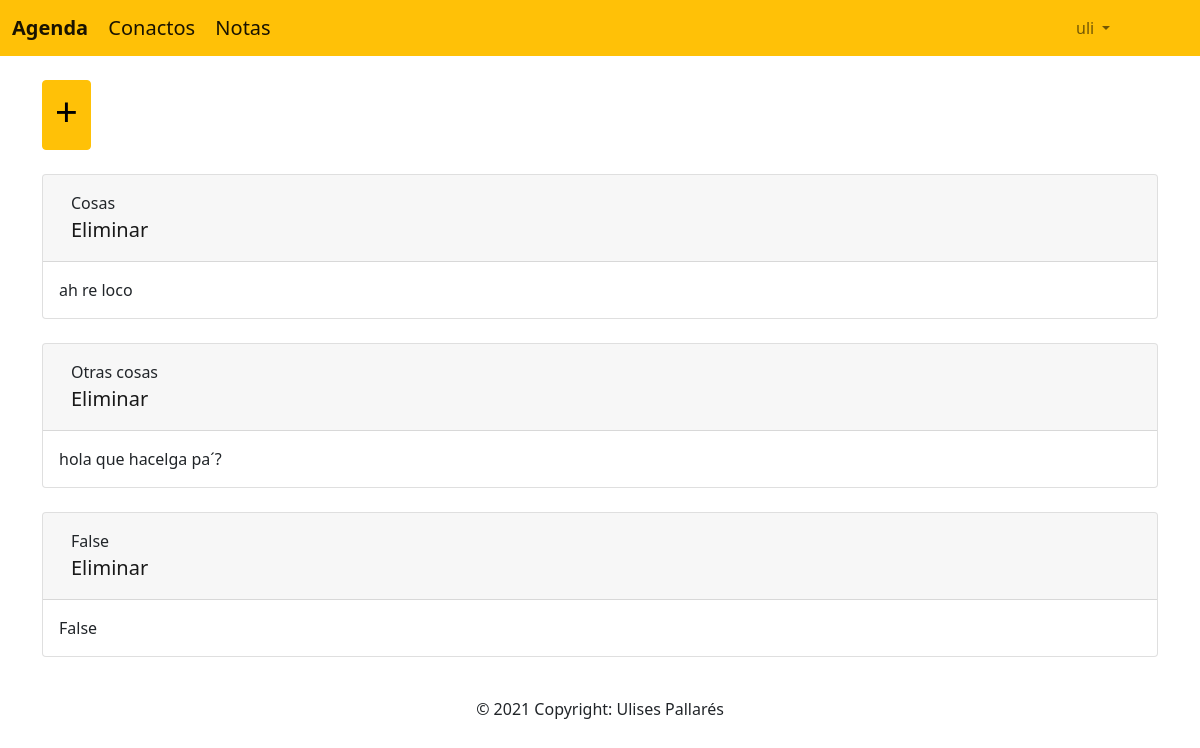
Page /lista_notas (signed in) on the earlier database version.
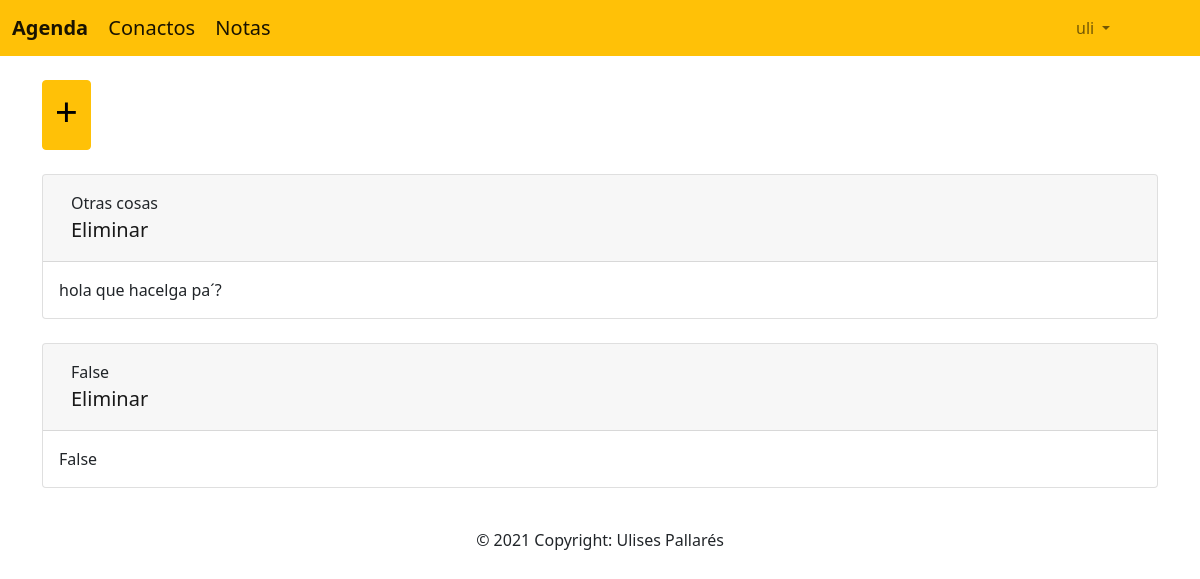
Same page on the later database version.
### Notitas/models.py (models this page shows, shortened)
class notitas(models.Model):
    titulo = models.CharField(max_length=100)
    contenido = models.TextField()
    propietario = models.ForeignKey(User, on_delete=models.CASCADE)

### Notitas/views.py (the view)
# urls.py: path('lista_notas',NotasListView.as_view(),name='lista_notas'),
@method_decorator(login_required, name='dispatch')
class NotasListView(ListView):
    model = notitas
    template_name = 'crud_notitas.html'
    context_object_name = 'notatias'
    def get_queryset(self):
        return notitas.objects.filter(propietario_id = self.request.user.id)

### Notitas/templates/crud_notitas.html (shortened to what this page needs)
{% extends "base.html" %}
{% block content %}
<br>
<a  href="crear_nota/" class="btn btn-warning" data-toggle="modal" data-target="#exampleModal" data-whatever="@mdo"><h1>+</h1></a>
<br>
<br>
{% for nota in notatias %}
<div class="card">
    <div class="card-header">
        <nav class="navbar navbar-expand-lg navbar-light">
            <div class="container-fluid ">
              <div class="class content">
                {{ nota.titulo }}
                <div class="left" >
                <a class="navbar-brand" href="eliminar_nota/{{ nota.id }}">Eliminar</a>
                </div>
              </div>
            </div>
        </nav>
    </div>
    <div class="card-body">
      <p class="card-text">{{nota.contenido}}</p>
    </div>
</div>
<br>
{% endfor %}
</div>
{% endblock %}

### Agenda_contactos/templates/base.html (shortened to what this page needs)
<!DOCTYPE html>
<html lang="en">
  <head>
    {% load static %}
    <link href="https://cdn.jsdelivr.net/npm/bootstrap@5.1.2/dist/css/bootstrap.min.css" rel="stylesheet">
    <link rel="stylesheet" href="{% static 'css/crud.css' %}">
  </head>
  <body>
    <nav class=" navbar navbar-expand-lg navbar-light bg-warning ">
      <div class="container-fluid ">
        <div class="class content">
        <a class="navbar-brand" href="home"><strong>Agenda</strong></a>
        <a class="navbar-brand" href="home" >Conactos</a>
        <a class="navbar-brand" href="lista_notas">Notas</a>
        </div>
        <div class="mx-left" style="width: 120px;" class="collapse navbar-collapse" id="navbarSupportedContent">
          <ul class="navbar-nav me-auto mb-6 mb-lg-0">
            <li class="nav-item dropdown mx-right">
              <a class="nav-link dropdown-toggle"  href="home" id="navbarDropdown" role="button" data-bs-toggle="dropdown" aria-expanded="false" >
                {{user.username}}
              </a>
            </li>
          </ul>
        </div>
      </div>
    </nav>
    <div class="container">
      {% block content %}{% endblock %}
    <footer>
      <div class="footer-copyright text-center py-3">© 2021 Copyright: Ulises Pallarés
      </div>
    </footer>
  </body>
</html>

Differences in the rows shown:
removed notitas: titulo "Cosas", contenido "ah re loco"
